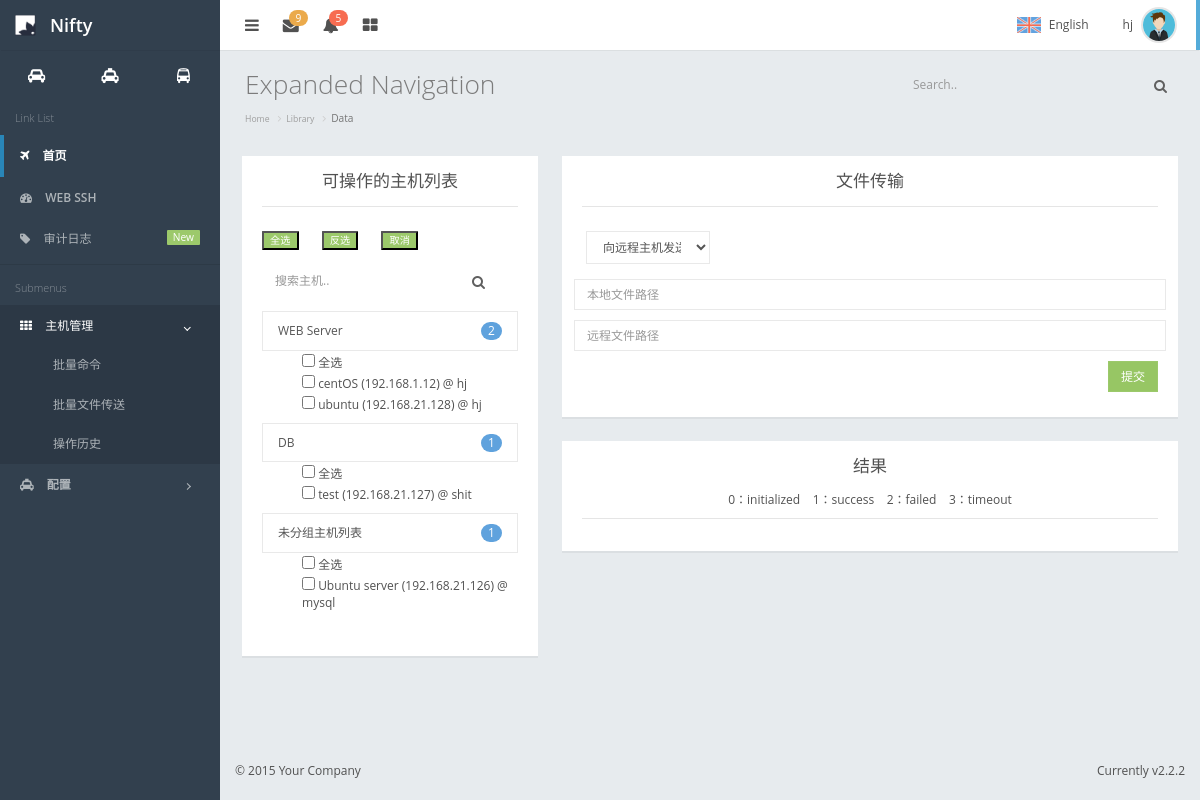
The page /file_transfer/ (signed in) on the database its author committed.
### web/models.py (models this page shows, shortened)
class UserProfile(AbstractBaseUser,PermissionsMixin):
    email = models.EmailField(
        verbose_name='邮箱',
        max_length=255,
        unique=True,
    )
    name = models.CharField(max_length=64, verbose_name="账户名")
    is_active = models.BooleanField(default=True)
    is_staff = models.BooleanField(default=True)
    objects = UserProfileManager()
    host_to_remote_users = models.ManyToManyField("HostToRemoteUser", blank=True, null=True, verbose_name='远程主机账户')
    host_groups = models.ManyToManyField("HostGroup", blank=True, null=True, verbose_name='主机组')
    USERNAME_FIELD = 'email'
    REQUIRED_FIELDS = ['name']

class HostGroup(models.Model):
    name = models.CharField(max_length=64, verbose_name='主机分组名')
    host_to_remote_users = models.ManyToManyField('HostToRemoteUser', verbose_name='远程主机账户')

class HostToRemoteUser(models.Model):
    host = models.ForeignKey('Host', on_delete=models.CASCADE, verbose_name='主机名')
    remote_user = models.ForeignKey('RemoteUser', on_delete=models.CASCADE, verbose_name='主机账户')
    class Meta:
        unique_together = ('host', 'remote_user')

class Host(models.Model):
    name = models.CharField(max_length=64, verbose_name='主机名', unique=True)
    ip_addr = models.GenericIPAddressField(unique=True, verbose_name='主机地址')
    port = models.SmallIntegerField(verbose_name='端口', default=22)
    idc = models.ForeignKey('IDC', on_delete=models.CASCADE, verbose_name='所属机房')

class RemoteUser(models.Model):
    auth_type_choice = ((0, 'ssh-password'), (1, 'ssh-key'))
    auth_type = models.SmallIntegerField(choices=auth_type_choice, default=0, verbose_name='登录主机方式')
    username = models.CharField(max_length=32, verbose_name='主机账户')
    password = models.CharField(max_length=64, blank=True, null=True, verbose_name='主机密码')
    class Meta:
        unique_together = ('auth_type', 'username', 'password')

### web/views.py (the view)
# urls.py: path('file_transfer/', views.file_transfer, name='file_transfer'),
@login_required
def file_transfer(request):
    return render(request, 'file_transfer.html')

### templates/file_transfer.html (shortened to what this page needs)
{% extends 'index.html' %}
{% block page-content %}
    <div class="row">
        {% include 'include/host_list_component.html' %}
        <div class="col-sm-8">
            <div class="panel">
                <div class="panel-heading">
                    <h3 class="panel-title text-center">文件传输</h3>
                </div>
                <div class="panel-body">
                    <div class="row">
                        <div class="col-sm-3">
                            <select class="form-control" onchange="SelectFileType(this)" id="file_transfer_type">
                                <option value="send">向远程主机发送文件</option>
                            </select>
                        </div>
                    </div>
                    <div class="row" style="margin-top: 15px">
                        <input type="text" id="local_file_path" class="form-control" placeholder="本地文件路径" style="margin-bottom: 10px">
                        <input type="text" id="remote_file_path" class="form-control" placeholder="远程文件路径">
                    </div>
                    <input type="button" onclick="CheckItem(this, 'file_transfer')" id="task_submit_btn" class="btn btn-success pull-right" value="提交" style="margin-top: 10px">
                </div>
            </div>
            {% include 'include/host_list_result_component.html' %}
        </div>
    </div>
{% endblock %}

### templates/index.html (shortened to what this page needs)
{% extends 'base.html' %}
{% block body %}
    <div id="container" class="effect mainnav-lg navbar-fixed">
		<header id="navbar">
			<div id="navbar-container" class="boxed">
				<div class="navbar-header">
					<a href="index.html" class="navbar-brand">
						<img src="/static/img/logo.png" alt="Nifty Logo" class="brand-icon">
						<div class="brand-title">
							<span class="brand-text">Nifty</span>
						</div>
					</a>
				</div>
				<div class="navbar-content clearfix">
					<ul class="nav navbar-top-links pull-left">
						<li class="tgl-menu-btn">
							<a class="mainnav-toggle" href="#">
								<i class="fa fa-navicon fa-lg"></i>
							</a>
						</li>
						<li class="dropdown">
							<a href="#" data-toggle="dropdown" class="dropdown-toggle">
								<i class="fa fa-envelope fa-lg"></i>
								<span class="badge badge-header badge-warning">9</span>
							</a>
						</li>
						<li class="dropdown">
							<a href="#" data-toggle="dropdown" class="dropdown-toggle">
								<i class="fa fa-bell fa-lg"></i>
								<span class="badge badge-header badge-danger">5</span>
							</a>
						</li>
						<li class="mega-dropdown">
							<a href="#" class="mega-dropdown-toggle">
								<i class="fa fa-th-large fa-lg"></i>
							</a>
						</li>
					</ul>
					<ul class="nav navbar-top-links pull-right">
						<li class="dropdown">
							<a class="lang-selector dropdown-toggle" href="#" data-toggle="dropdown">
								<span class="lang-selected">
									<img class="lang-flag" src="/static/img/flags/united-kingdom.png" alt="English">
									<span class="lang-name">English</span>
								</span>
							</a>
						</li>
						<li id="dropdown-user" class="dropdown">
							<a href="#" data-toggle="dropdown" class="dropdown-toggle text-right">
								<span class="pull-right">
									<img class="img-circle img-user media-object" src="/static/img/av1.png" alt="Profile Picture">
								</span>
								<div class="username hidden-xs">{{ request.user.name }}</div>
							</a>
						</li>
					</ul>
				</div>
			</div>
		</header>
		<div class="boxed">
			<div id="content-container">
				<div id="page-title">
					<h1 class="page-header text-overflow">Expanded Navigation</h1>
					<div class="searchbox">
						<div class="input-group custom-search-form">
							<input type="text" class="form-control" placeholder="Search..">
							<span class="input-group-btn">
								<button class="text-muted" type="button"><i class="fa fa-search"></i></button>
							</span>
						</div>
					</div>
				</div>
				<ol class="breadcrumb">
					<li><a href="#">Home</a></li>
					<li><a href="#">Library</a></li>
					<li class="active">Data</li>
				</ol>
	            <div id="page-content">
                    {% block page-content %}{% endblock %}
                </div>
			</div>
			<nav id="mainnav-container">
				<div id="mainnav">
					<div id="mainnav-shortcut">
						<ul class="list-unstyled">
							<li class="col-xs-4" data-content="Shortcut 1">
								<a class="shortcut-grid" href="#">
									<i class="fa fa-car"></i>
								</a>
							</li>
							<li class="col-xs-4" data-content="Shortcut 2">
								<a class="shortcut-grid" href="#">
									<i class="fa fa-taxi"></i>
								</a>
							</li>
							<li class="col-xs-4" data-content="Shortcut 3">
								<a class="shortcut-grid" href="#">
									<i class="fa fa-bus"></i>
								</a>
							</li>
						</ul>
					</div>
					<div id="mainnav-menu-wrap">
						<div class="nano">
							<div class="nano-content">
								<ul id="mainnav-menu" class="list-group">
									<li class="list-header">Link List</li>
									<li class="active-link">
										<a href="{% url 'dashboard' %}">
											<i class="fa fa-plane"></i>
											<span class="menu-title">首页</span>
										</a>
									</li>
									<li>
										<a href="{% url 'web_ssh' %}">
											<i class="fa fa-dashboard"></i>
											<span class="menu-title">
												<strong>WEB SSH</strong>
											</span>
										</a>
									</li>
									<li>
										<a href="{% url 'audit_log' %}">
											<i class="fa fa-tag"></i>
											<span class="menu-title">
												审计日志
												<span class="label label-success pull-right">New</span>
											</span>
										</a>
									</li>
									<li class="list-divider"></li>
									<li class="list-header">Submenus</li>
									<li class="active-sub">
										<a href="#">
											<i class="fa fa-th"></i>
											<span class="menu-title">主机管理</span>
											<i class="arrow"></i>
										</a>
										<ul class="collapse in">
											<li><a href="{% url 'host_list' %}">批量命令</a></li>
											<li><a href="{% url 'file_transfer' %}">批量文件传送</a></li>
										    <li><a href="{% url 'host_result_history' %}">操作历史</a> </li>
                                        </ul>
									</li>
									<li>
										<a href="#">
											<i class="fa fa-taxi"></i>
											<span class="menu-title">
												<strong>配置</strong>
											</span>
											<i class="arrow"></i>
										</a>
									</li>
								</ul>
							</div>
						</div>
					</div>
				</div>
			</nav>
		</div>
        <footer id="footer">
            <div class="hide-fixed pull-right pad-rgt">Currently v2.2.2</div>
            <p class="pad-lft">&#0169; 2015 Your Company</p>
        </footer>
	</div>
{% endblock %}

### templates/include/host_list_component.html (shortened to what this page needs)
<div class="col-sm-4">
    <div class="panel">
        <div class="panel-heading">
            <h4 class="panel-title text-center">可操作的主机列表</h4>
        </div>
        <div class="panel-body">
            <button class="label label-success btn-item" id="select_all" onclick="SelectAll(this)">全选</button>
            <button class="label label-success btn-item" id="select_reverse" onclick="SelectReverse(this)">反选</button>
            <button class="label label-success btn-item" id="select_cancel" onclick="SelectCancel(this)">取消</button>
            <div class="searchbox">
                <div class="input-group custom-search-form">
                    <input type="text" id="search-host" oninput="HostSearch(this)" class="form-control" placeholder="搜索主机..">
                    <span class="input-group-btn">
                        <button class="text-muted" type="button"><i class="fa fa-search"></i></button>
                    </span>
                </div>
            </div>
            <div class="list-group" style="margin-top: 15px">
                {% for host_group in request.user.host_groups.all %}
                    <a href="#" class="list-group-item" onclick="ItemToggle(this)">
                        {{ host_group.name }}
                        <span class="badge badge-primary">{{ host_group.host_to_remote_users.count }}</span>
                    </a>
                    <ul>
                        <li>
                            <input type="checkbox" onclick="CheckAll(this)"> 全选
                        </li>
                        {% for host_to_user_obj in host_group.host_to_remote_users.all %}
                            <li>
                                <input type="checkbox" tag="host-select" value="{{ host_to_user_obj.id }}">
                                {{ host_to_user_obj.host.name }} ({{ host_to_user_obj.host.ip_addr }})
                                @ {{ host_to_user_obj.remote_user.username }}
                            </li>
                        {% endfor %}
                    </ul>
                {% endfor %}
                <a href="#" class="list-group-item" onclick="ItemToggle(this)">
                    未分组主机列表
                    <span class="badge badge-primary">{{ request.user.host_to_remote_users.count }}</span>
                </a>
                <ul>
                    {% for host_to_user_obj in request.user.host_to_remote_users.all %}
                        <li>
                            <input type="checkbox" onclick="CheckAll(this)"> 全选
                        </li>
                        <li>
                            <input type="checkbox" tag="host-select" value="{{ host_to_user_obj.id }}">
                            {{ host_to_user_obj.host.name }} ({{ host_to_user_obj.host.ip_addr }})
                            @ {{ host_to_user_obj.remote_user.username }}
                        </li>
                    {% endfor %}
                </ul>
            </div>
        </div>
    </div>
</div>

### templates/include/host_list_component.html (style rules this page uses)
.btn-item { margin-bottom: 15px; margin-right: 20px; }
li { list-style: none; }

### rows shown on the page
UserProfile: user.name "hj", user.host_to_remote_users.count "1"
HostGroup: name "WEB Server", host_to_remote_users.count "2"
HostToRemoteUser: host.name "centOS", host.ip_addr "192.168.1.12", remote_user.username "hj"
HostToRemoteUser: host.name "ubuntu", host.ip_addr "192.168.21.128", remote_user.username "hj"
HostGroup: name "DB", host_to_remote_users.count "1"
HostToRemoteUser: host.name "test", host.ip_addr "192.168.21.127", remote_user.username "shit"
HostToRemoteUser: host.name "Ubuntu server", host.ip_addr "192.168.21.126", remote_user.username "mysql"
